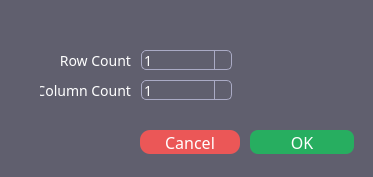
<?xml version="1.0" encoding="UTF-8"?>
<ui version="4.0">
 <class>GridAlignmentDialog</class>
 <widget class="QDialog" name="GridAlignmentDialog">
  <property name="geometry">
   <rect>
    <x>0</x>
    <y>0</y>
    <width>373</width>
    <height>177</height>
   </rect>
  </property>
  <property name="font">
   <font>
    <family>Source Sans Pro</family>
    <italic>false</italic>
   </font>
  </property>
  <property name="windowTitle">
   <string>Dialog</string>
  </property>
  <property name="styleSheet">
   <string notr="true">QDialog {
	background-color: #605f6e;
	box-shadow: 0px 0px 4px #7b59ff;
	font-family: &quot;Source Sans Pro&quot;;
	font-style: normal;
}

QLabel {
	font-size: 14px;
	color: #ffffff;
}

QSpinBox {
    background-color: transparent;
    color: #ffffff;
    border: 1px solid #aaaac5;
    border-radius: 5px;
    height: 20px;
	font-size: 14px;
}

QSpinBox:disabled {
    color: #707070;
    border: 1px solid #707070;
}

QSpinBox::up-button {
    border-left: 1px solid #aaaac5;
    width: 16px;
    height: 10px;
}

QSpinBox::up-button:disabled {
    border-left: 1px solid #707070;
}

QSpinBox::up-arrow {
    image: url(:/toolbar/upArrow.png);
    width: 16px;
    height: 9px;
}

QSpinBox::up-arrow:disabled {
    image: url(:/toolbar/upArrowDisabled.png);
}

QSpinBox::down-button {
    border-left: 1px solid #aaaac5;
    width: 16px;
    height: 10px;
}

QSpinBox::down-button:disabled {
    border-left: 1px solid #707070;
}

QSpinBox::down-arrow {
    image: url(:/toolbar/downArrow.png);
    width: 16px;
    height: 9px;
    top: 1px;
}

QSpinBox::down-arrow:disabled {
    image: url(:/toolbar/downArrowDisabled.png);
}</string>
  </property>
  <widget class="QLabel" name="label">
   <property name="geometry">
    <rect>
     <x>50</x>
     <y>50</y>
     <width>81</width>
     <height>21</height>
    </rect>
   </property>
   <property name="styleSheet">
    <string notr="true"/>
   </property>
   <property name="text">
    <string>Row Count</string>
   </property>
   <property name="alignment">
    <set>Qt::AlignRight|Qt::AlignTrailing|Qt::AlignVCenter</set>
   </property>
  </widget>
  <widget class="QLabel" name="label_2">
   <property name="geometry">
    <rect>
     <x>40</x>
     <y>80</y>
     <width>91</width>
     <height>21</height>
    </rect>
   </property>
   <property name="text">
    <string>Column Count</string>
   </property>
   <property name="alignment">
    <set>Qt::AlignRight|Qt::AlignTrailing|Qt::AlignVCenter</set>
   </property>
  </widget>
  <widget class="QPushButton" name="okButton">
   <property name="geometry">
    <rect>
     <x>250</x>
     <y>130</y>
     <width>104</width>
     <height>24</height>
    </rect>
   </property>
   <property name="sizePolicy">
    <sizepolicy hsizetype="Preferred" vsizetype="Preferred">
     <horstretch>0</horstretch>
     <verstretch>0</verstretch>
    </sizepolicy>
   </property>
   <property name="minimumSize">
    <size>
     <width>104</width>
     <height>24</height>
    </size>
   </property>
   <property name="styleSheet">
    <string notr="true">QPushButton {
	background: #27ae60;
	border-radius: 8px;
	font-size: 16px;
	color: #ffffff;
}
                  
QPushButton::hover {
	background-color: #46ce7f;
}</string>
   </property>
   <property name="text">
    <string>OK</string>
   </property>
  </widget>
  <widget class="QPushButton" name="cancelButton">
   <property name="geometry">
    <rect>
     <x>140</x>
     <y>130</y>
     <width>100</width>
     <height>24</height>
    </rect>
   </property>
   <property name="sizePolicy">
    <sizepolicy hsizetype="Fixed" vsizetype="Fixed">
     <horstretch>0</horstretch>
     <verstretch>0</verstretch>
    </sizepolicy>
   </property>
   <property name="styleSheet">
    <string notr="true">QPushButton {
	background-color: #eb5757;
	border-radius: 10px;
	font-size: 16px;
	color: #ffffff;
}

QPushButton:hover {
	background: #f87e7e;
}</string>
   </property>
   <property name="text">
    <string>Cancel</string>
   </property>
  </widget>
  <widget class="QSpinBox" name="rowCountSpin">
   <property name="geometry">
    <rect>
     <x>141</x>
     <y>50</y>
     <width>91</width>
     <height>20</height>
    </rect>
   </property>
   <property name="minimum">
    <number>1</number>
   </property>
   <property name="maximum">
    <number>99</number>
   </property>
  </widget>
  <widget class="QSpinBox" name="columnCountSpin">
   <property name="geometry">
    <rect>
     <x>141</x>
     <y>80</y>
     <width>91</width>
     <height>20</height>
    </rect>
   </property>
   <property name="minimum">
    <number>1</number>
   </property>
   <property name="maximum">
    <number>99</number>
   </property>
  </widget>
 </widget>
 <resources/>
 <connections/>
</ui>
